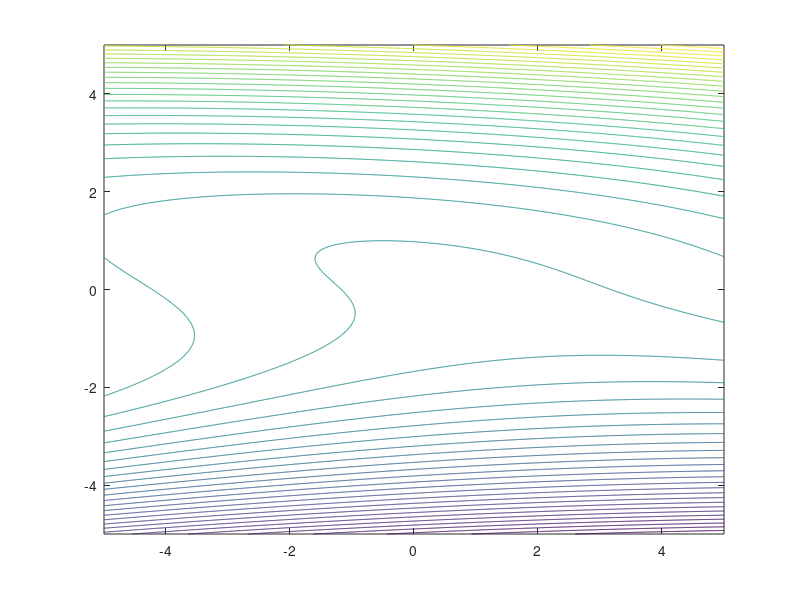

Write the MATLAB code that produced this figure. (Note: this script raises an error after producing the figure.)
%% Problem 1 from Lecture Notes: Gradient and Hessian of Multivariate Scalar Function

% 1.
clear;

fun = @(x1,x2) x1.^2 - 2*x1 + 3*x1.*x2 + 4*x2.^3;

[X1,X2] = meshgrid(-5:0.01:5,-5:0.01:5);

figure(1)
contour(X1,X2,fun(X1,X2),50)

%%
[f, df, d2f] = FunEx1([2; 3])
[f, df, d2f] = FunEx1Alternative([2; 3])

function [f, df, d2f] = FunEx1(x)
    fun = @(x) x(1).^2 - 2*x(1) + 3*x(1).*x(2) + 4*x(2).^3;
    [f, df, d2f] = Differentiate(fun,x);
end

%% Alternative
% if we can use the analytical expression for the gradient:

function [f, df, d2f] = FunEx1Alternative(x)
    fun = @(x) x(1).^2 - 2*x(1) + 3*x(1).*x(2) + 4*x(2).^3;
    dfun = @(x) [2*x(1) - 2 + 3 *x(2); 3*x(1) + 12*x(2)^2];
    f = fun(x);
    df = dfun(x);
    d2f = JacobianFDforward(dfun,x);
end